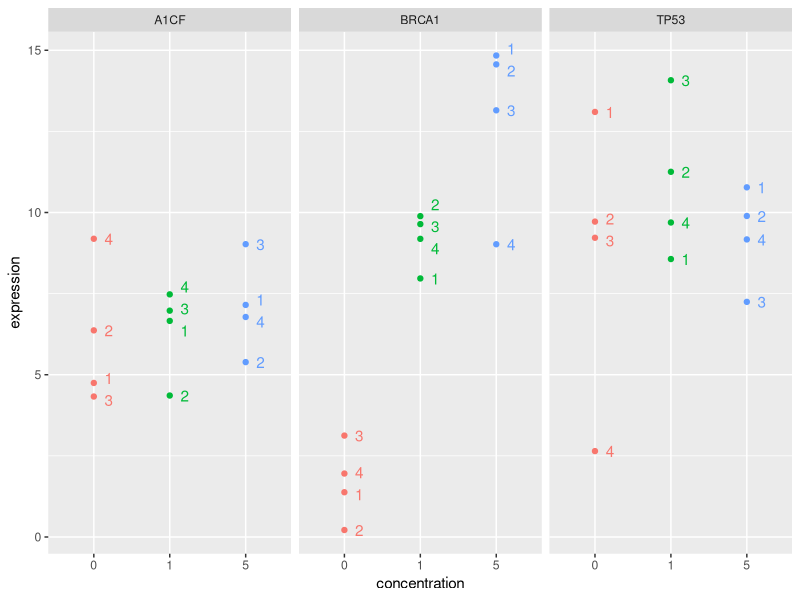
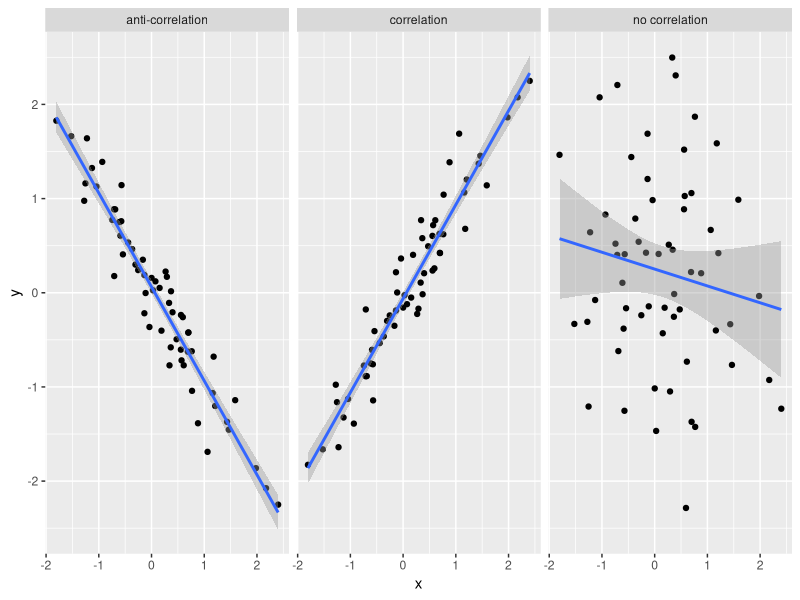
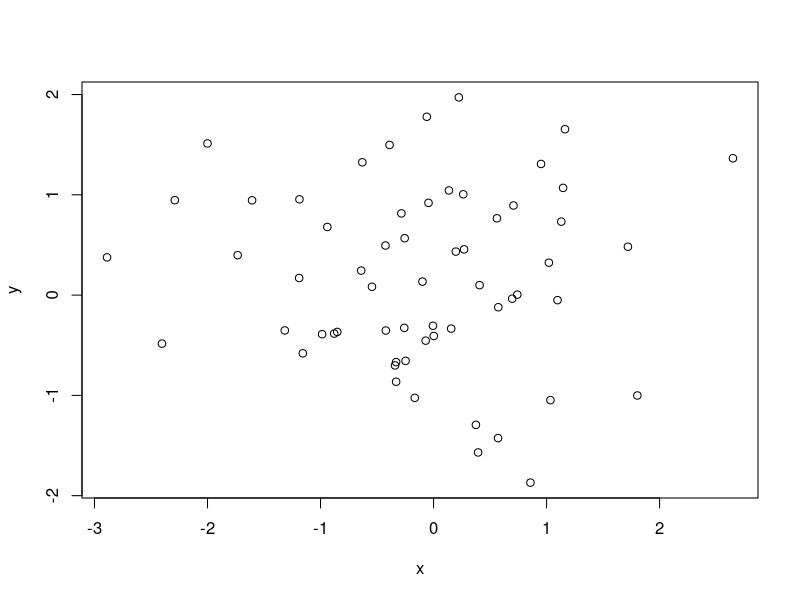

Write the R code that produced these figures, in order. (Note: this script raises an error after producing the figures.)
## ---- chunk 1
library("ggplot2")
## ---- chunk 2
expd <- ge <- data.frame(sample = paste0("S", 1:12),
                         group = rep(c("CTRL", "DRUG", "DRUG"), each = 4),
                         concentration = factor(rep(c(0, 1, 5), each = 4)),
                         replicate = rep(1:4, 3),
                         stringsAsFactors = FALSE)
set.seed(1)
ge$A1CF <- rnorm(12, 6, 2)
ge$BRCA1 <- c(abs(rnorm(4, 2, 1)), rnorm(4, 8, 2), rnorm(4, 13, 2))
ge$TP53 <-  c(rnorm(4, 10, 5), rnorm(4, 10, 3), rnorm(4, 10, 2))
ge <- tidyr::gather(ge, key = gene, value = expression, A1CF, BRCA1, TP53)

ggplot(ge, aes(x = concentration, y = expression,
               colour = concentration, label = replicate)) +
    geom_point() +
    facet_grid(. ~ gene) +
    theme(legend.position="none") +
    ggrepel::geom_text_repel(nudge_x = 0.2, segment.size = 0.5)
## ---- chunk 3
knitr::kable(expd)
## ---- chunk 4
x <- rnorm(60)
y1  <- x + rnorm(60, 0, 0.3)
y2 <- -y1
y3 <- rnorm(60)
df <- data.frame(x = c(x, x, x),
           y = c(y1, y2, y3),
           type = rep(c("correlation", "anti-correlation",
                        "no correlation"), each = 60))
ggplot(df, aes(x = x, y = y)) +
    geom_point() +
    geom_smooth(method = "lm") +
    facet_grid(. ~ type)
## ---- chunk 5
x <- rnorm(60)
y <- rnorm(60)
plot(x, y)
cor(x, y)
## ---- chunk 6
## Generated with https://gist.github.com/lgatto/d8eb59effb815996eac789debb51690d
knitr::include_graphics("./figs/spurcor.svg")
